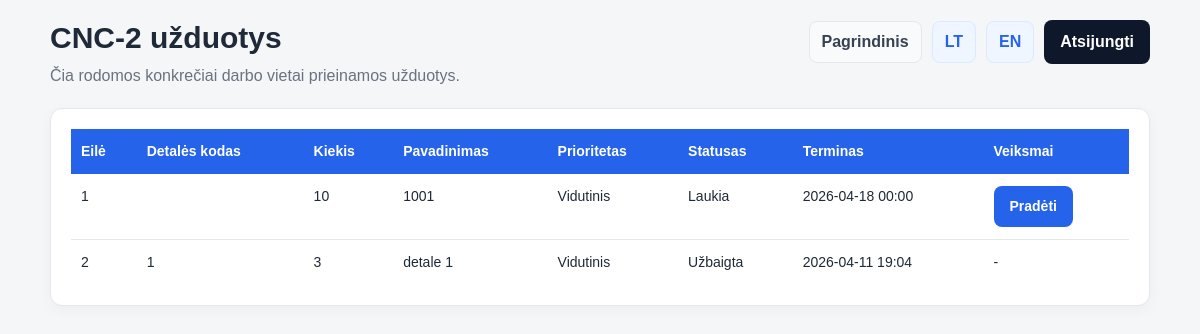
The page /tasks/machine/2/ (signed in) on the database its author committed.
### tasks/models.py (models this page shows, shortened)
class Machine(models.Model):
    name = models.CharField(max_length=100)
    code = models.CharField(max_length=50, unique=True)
    description = models.TextField(blank=True)
    is_active = models.BooleanField(default=True)
    class Meta:
        ordering = ["code"]

class Task(models.Model):
    STATUS_CHOICES = [
        ("pending", "Laukia"),
        ("in_progress", "Vykdoma"),
        ("completed", "Uzbaigta"),
    ]
    PRIORITY_CHOICES = [
        ("low", "Zemas"),
        ("medium", "Vidutinis"),
        ("high", "Aukstas"),
        ("critical", "Kritinis"),
    ]
    project = models.ForeignKey(
        Project,
        on_delete=models.CASCADE,
        related_name="tasks"
    )
    machine = models.ForeignKey(
        Machine,
        on_delete=models.SET_NULL,
        null=True,
        blank=True,
        related_name="tasks"
    )
    name = models.CharField(max_length=100)
    description = models.TextField(blank=True)
    part_code = models.CharField(max_length=100, blank=True)
    quantity = models.PositiveIntegerField(default=1)
    depends_on = models.ForeignKey(
        "self",
        on_delete=models.SET_NULL,
        null=True,
        blank=True,
        related_name="next_tasks"
    )
    due_date = models.DateTimeField()
    status = models.CharField(
        max_length=20,
        choices=STATUS_CHOICES,
        default="pending"
    )
    priority = models.CharField(
        max_length=10,
        choices=PRIORITY_CHOICES,
        default="medium"
    )
    order = models.PositiveIntegerField(default=0)
    created_at = models.DateTimeField(auto_now_add=True)
    updated_at = models.DateTimeField(auto_now=True)
    class Meta:
        ordering = ["machine", "order", "due_date"]

### tasks/views.py (the view)
# urls.py: path("machine/<int:machine_id>/", views.machine_tasks, name="machine_tasks"),
@login_required
def machine_tasks(request, machine_id):
    machine = get_object_or_404(Machine, id=machine_id)
    if not request.user.is_superuser:
        if not hasattr(request.user, "employeeprofile"):
            return HttpResponseForbidden("Profilis nerastas.")
        profile = request.user.employeeprofile
        if profile.role == "manager":
            pass
        elif profile.role == "operator" and profile.machine_id == machine.id:
            pass
        else:
            return HttpResponseForbidden("Negalite matyti siu uzduociu.")
    tasks = (
        Task.objects
        .filter(machine=machine)
        .filter(Q(depends_on__isnull=True) | Q(depends_on__status="completed"))
        .annotate(
            status_order=Case(
                When(status="in_progress", then=Value(1)),
                When(status="pending", then=Value(2)),
                When(status="completed", then=Value(3)),
                default=Value(99),
                output_field=IntegerField(),
            )
        )
        .order_by("status_order", "order", "due_date", "id")
    )
    can_view_dashboard = False
    if request.user.is_authenticated:
        if request.user.is_superuser:
            can_view_dashboard = True
        elif hasattr(request.user, "employeeprofile") and request.user.employeeprofile.role == "manager":
            can_view_dashboard = True
    return render(request, "machine_tasks.html", {
        "machine": machine,
        "tasks": tasks,
        "can_view_dashboard": can_view_dashboard,
    })

### tasks/context_processors.py (called while the page is built)
def current_language(request):
    return {
        "lang": request.session.get("lang", "lt")
    }

### templates/machine_tasks.html (shortened to what this page needs)
{% load static %}
<!DOCTYPE html>
<html lang="lt">
<head>
    <link rel="stylesheet" href="{% static 'css/styles.css' %}">
</head>
<body>
<div class="page">
    <div class="container">
        <div class="page-header">
            <div>
                {% if lang == "lt" %}
                    <h1 class="page-title">{{ machine.name }} užduotys</h1>
                    <p class="muted">Čia rodomos konkrečiai darbo vietai prieinamos užduotys.</p>
                {% else %}
                    <h1 class="page-title">{{ machine.name }} tasks</h1>
                    <p class="muted">Tasks assigned to this machine.</p>
                {% endif %}
            </div>
            <div class="nav">
                <a class="nav-link nav-link-secondary" href="{% url 'home' %}">
                    {% if lang == "lt" %}Pagrindinis{% else %}Home{% endif %}
                </a>
                <a class="nav-link" href="{% url 'set_language' %}?lang=lt">LT</a>
                <a class="nav-link" href="{% url 'set_language' %}?lang=en">EN</a>
                {% if user.is_authenticated %}
                    <form class="inline-form" action="{% url 'logout' %}" method="post">
                        <button class="btn btn-secondary" type="submit">
                            {% if lang == "lt" %}Atsijungti{% else %}Logout{% endif %}
                        </button>
                    </form>
                {% else %}
                    <a class="nav-link" href="{% url 'login' %}">
                        {% if lang == "lt" %}Prisijungti{% else %}Login{% endif %}
                    </a>
                {% endif %}
            </div>
        </div>
        <div class="card">
            <div class="table-wrapper">
                <table class="table">
                    <tr>
                        <th>{% if lang == "lt" %}Eilė{% else %}No.{% endif %}</th>
                        <th>{% if lang == "lt" %}Detalės kodas{% else %}Part code{% endif %}</th>
                        <th>{% if lang == "lt" %}Kiekis{% else %}Qty{% endif %}</th>
                        <th>{% if lang == "lt" %}Pavadinimas{% else %}Name{% endif %}</th>
                        <th>{% if lang == "lt" %}Prioritetas{% else %}Priority{% endif %}</th>
                        <th>{% if lang == "lt" %}Statusas{% else %}Status{% endif %}</th>
                        <th>{% if lang == "lt" %}Terminas{% else %}Due date{% endif %}</th>
                        <th>{% if lang == "lt" %}Veiksmai{% else %}Actions{% endif %}</th>
                    </tr>
                    {% for task in tasks %}
                        <tr>
                            <td>{{ forloop.counter }}</td>
                            <td>{{ task.part_code }}</td>
                            <td>{{ task.quantity }}</td>
                            <td>{{ task.name }}</td>
                            <td>{{ task.get_priority_display }}</td>
                            <td>
                                {% if task.status == "pending" %}
                                    {% if lang == "lt" %}Laukia{% else %}Pending{% endif %}
                                {% elif task.status == "in_progress" %}
                                    {% if lang == "lt" %}Vykdoma{% else %}In progress{% endif %}
                                {% elif task.status == "completed" %}
                                    {% if lang == "lt" %}Užbaigta{% else %}Completed{% endif %}
                                {% else %}
                                    {{ task.status }}
                                {% endif %}
                            </td>
                            <td>
                                {% if task.due_date %}
                                    {{ task.due_date|date:"Y-m-d H:i" }}
                                {% else %}
                                    -
                                {% endif %}
                            </td>
                            <td>
                                {% if task.status == "pending" %}
                                    <form class="inline-form" method="post" action="{% url 'update_task_status' task.id 'in_progress' %}">
                                        <button class="btn" type="submit">
                                            {% if lang == "lt" %}Pradėti{% else %}Start{% endif %}
                                        </button>
                                    </form>
                                {% elif task.status == "completed" %}
                                    -
                                {% endif %}
                            </td>
                        </tr>
                    {% endfor %}
                </table>
            </div>
        </div>
    </div>
</div>
</body>
</html>

### static/css/styles.css (style rules this page uses)
* { box-sizing: border-box; }
body { font-family: Arial, sans-serif; background: #f4f6f8; color: #1f2937; margin: 0; padding: 0; line-height: 1.5; }
a { color: #2563eb; text-decoration: none; }
.page { padding: 20px 0; }
.container { width: 1100px; max-width: calc(100% - 32px); margin: 0 auto; }
.card, .content-box { background: #ffffff; border: 1px solid #e5e7eb; border-radius: 12px; padding: 20px; box-shadow: 0 4px 14px rgba(15, 23, 42, 0.04); }
.page-header { display: flex; justify-content: space-between; align-items: flex-start; gap: 16px; margin-bottom: 20px; }
.page-title { margin: 0 0 8px 0; font-size: 30px; line-height: 1.2; }
.muted { color: #6b7280; margin: 0; }
.nav { display: flex; flex-wrap: wrap; gap: 10px; align-items: center; }
.nav-link { display: inline-flex; align-items: center; padding: 8px 12px; background: #eff6ff; border: 1px solid #dbeafe; border-radius: 8px; font-weight: 600; }
.nav-link-secondary { background: #f8fafc; border-color: #e5e7eb; color: #374151; }
.btn { display: inline-flex; align-items: center; justify-content: center; min-height: 40px; padding: 10px 16px; border: none; border-radius: 8px; cursor: pointer; background: #2563eb; color: #ffffff; font-weight: 700; text-decoration: none; }
.btn-secondary { background: #0f172a; }
.inline-form { display: inline; }
.table-wrapper { width: 100%; overflow-x: auto; }
.table { width: 100%; border-collapse: collapse; background: #ffffff; }
.table th { background: #2563eb; color: #ffffff; padding: 12px 10px; text-align: left; font-size: 14px; white-space: nowrap; }
.table td { padding: 12px 10px; border-bottom: 1px solid #e5e7eb; vertical-align: top; font-size: 14px; }
.table tr:last-child td { border-bottom: none; }
input, select, textarea, button { font: inherit; }

### rows shown on the page
Machine: name "CNC-2"
Task: quantity "10", name "1001", priority "Vidutinis", status "Laukia", due_date "2026-04-18 00:00"
Task: part_code "1", quantity "3", name "detale 1", priority "Vidutinis", status "Užbaigta", due_date "2026-04-11 19:04"
